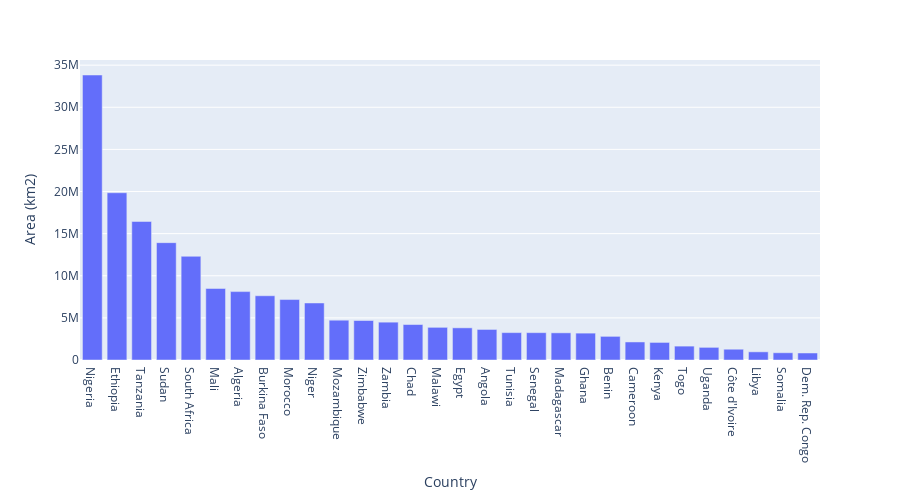

The code cell stored with this chart in its notebook:
### Code cell
geemap.bar_chart(
    esa_cropland, x = 'NAME', y = 'sum', max_rows = 30, x_label = 'Country', y_label = 'Area (km2)'
)

### Figure 1 — Plotly figure (JSON) as saved in the notebook; plotly's stock layout.template omitted (floating-point values rounded to 4 significant figures)
{"data": [{"alignmentgroup": "True", "hovertemplate": "Country=%{x}<br>Area (km2)=%{y}<extra></extra>", "legendgroup": "", "marker": {"color": "#636efa", "pattern": {"shape": ""}}, "name": "", "offsetgroup": "", "orientation": "v", "showlegend": false, "textposition": "auto", "type": "bar", "x": ["Nigeria", "Ethiopia", "Tanzania", "Sudan", "South Africa", "Mali", "Algeria", "Burkina Faso", "Morocco", "Niger", "Mozambique", "Zimbabwe", "Zambia", "Chad", "Malawi", "Egypt", "Angola", "Tunisia", "Senegal", "Madagascar", "Ghana", "Benin", "Cameroon", "Kenya", "Togo", "Uganda", "Côte d'Ivoire", "Libya", "Somalia", "Dem. Rep. Congo"], "xaxis": "x", "y": [33830000.0, 19850000.0, 16440000.0, 13930000.0, 12310000.0, 8491000.0, 8119000.0, 7626000.0, 7174000.0, 6770000.0, 4725000.0, 4688000.0, 4492000.0, 4211000.0, 3877000.0, 3819000.0, 3626000.0, 3251000.0, 3244000.0, 3224000.0, 3189000.0, 2807000.0, 2141000.0, 2086000.0, 1648000.0, 1501000.0, 1279000.0, 969900.0, 859300.0, 832300.0], "yaxis": "y"}], "layout": {"barmode": "group", "height": 500, "legend": {"tracegroupgap": 0}, "margin": {"t": 60}, "xaxis": {"anchor": "y", "domain": [0, 1], "title": {"text": "Country"}}, "yaxis": {"anchor": "x", "domain": [0, 1], "title": {"text": "Area (km2)"}}}}
